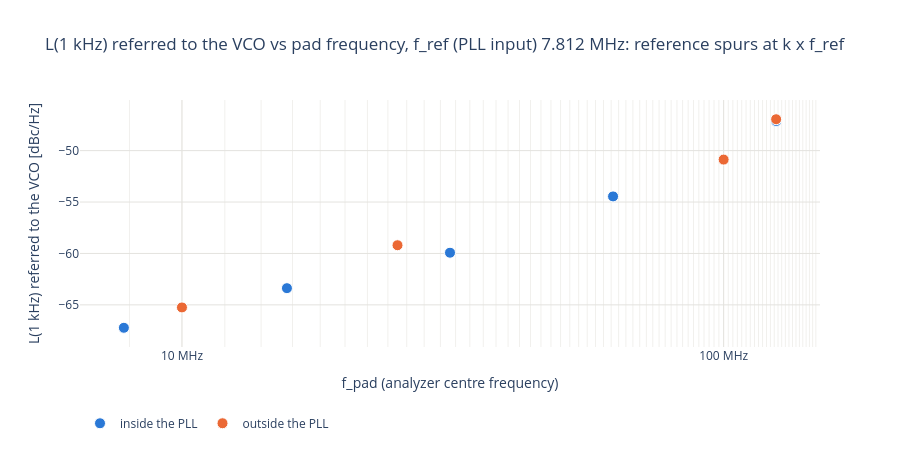

The cell this chart's notebook holds for it:
### Code cell
# L(f) at 1 kHz referred to the VCO vs pad frequency: the same VCO behind every divider, so this should be flat as
# long as the divider and the pad add less noise than the divided VCO. Colour = path.
fig = go.Figure()
for path, d in divs[divs["L_vco_1000"].notna()].groupby("path"):
    fig.add_scatter(x=d["f_out_meas"] / 1e6, y=d["L_vco_1000"], mode="markers", name=path,
                    marker=dict(size=11, color=PATH_COLORS[path], line=dict(color="white", width=1)),
                    customdata=np.c_[d["divider"], d["total_div"], d["L_out_1000"]],
                    hovertemplate=("%{customdata[0]} (/%{customdata[1]}): pad %{x:.4g} MHz, %{y:.1f} dBc/Hz at the VCO "
                                   "(%{customdata[2]:.1f} dBc/Hz on the pad)<extra></extra>"))
fig.update_layout(title=f"L(1 kHz) referred to the VCO vs pad frequency, {REF_TXT}", template="plotly_white",
                  height=450, legend=dict(orientation="h", y=-0.25))
fig.update_xaxes(title="f_pad (analyzer centre frequency)", gridcolor=GRID, **FREQ_AXIS)
fig.update_yaxes(title="L(1 kHz) referred to the VCO [dBc/Hz]", gridcolor=GRID)
save(fig, "L_vco_1k_vs_f_pad")

### Figure 1 — Plotly figure (JSON) as saved in the notebook; plotly's stock layout.template omitted (floating-point values rounded to 4 significant figures)
{"data": [{"customdata": [["int /8", 8, -65.18], ["int /16", 16, -78.54], ["int /32", 32, -90.03], ["int /64", 64, -99.5], ["int /128", 128, -109.4]], "hovertemplate": "%{customdata[0]} (/%{customdata[1]}): pad %{x:.4g} MHz, %{y:.1f} dBc/Hz at the VCO (%{customdata[2]:.1f} dBc/Hz on the pad)<extra></extra>", "marker": {"color": "#2a78d6", "line": {"color": "white", "width": 1}, "size": 11}, "mode": "markers", "name": "inside the PLL", "type": "scatter", "x": [125.0, 62.5, 31.25, 15.62, 7.812], "y": [-47.12, -54.45, -59.93, -63.37, -67.23]}, {"customdata": [["ext /2 x /4", 8, -65.01], ["ext /1 x /10", 10, -70.87], ["ext /4 x /10", 40, -91.24], ["ext /1 x /100", 100, -105.2]], "hovertemplate": "%{customdata[0]} (/%{customdata[1]}): pad %{x:.4g} MHz, %{y:.1f} dBc/Hz at the VCO (%{customdata[2]:.1f} dBc/Hz on the pad)<extra></extra>", "marker": {"color": "#eb6834", "line": {"color": "white", "width": 1}, "size": 11}, "mode": "markers", "name": "outside the PLL", "type": "scatter", "x": [125.0, 100.0, 25.0, 10.0], "y": [-46.95, -50.87, -59.2, -65.25]}], "layout": {"height": 450, "legend": {"orientation": "h", "y": -0.25}, "title": {"text": "L(1 kHz) referred to the VCO vs pad frequency, f_ref (PLL input) 7.812 MHz: reference spurs at k x f_ref"}, "xaxis": {"gridcolor": "#e4e3df", "minor": {"gridcolor": "#f1f0ed", "showgrid": true}, "ticktext": ["1 MHz", "10 MHz", "100 MHz", "1 GHz"], "tickvals": [1, 10, 100, 1000], "title": {"text": "f_pad (analyzer centre frequency)"}, "type": "log"}, "yaxis": {"gridcolor": "#e4e3df", "title": {"text": "L(1 kHz) referred to the VCO [dBc/Hz]"}}}}
